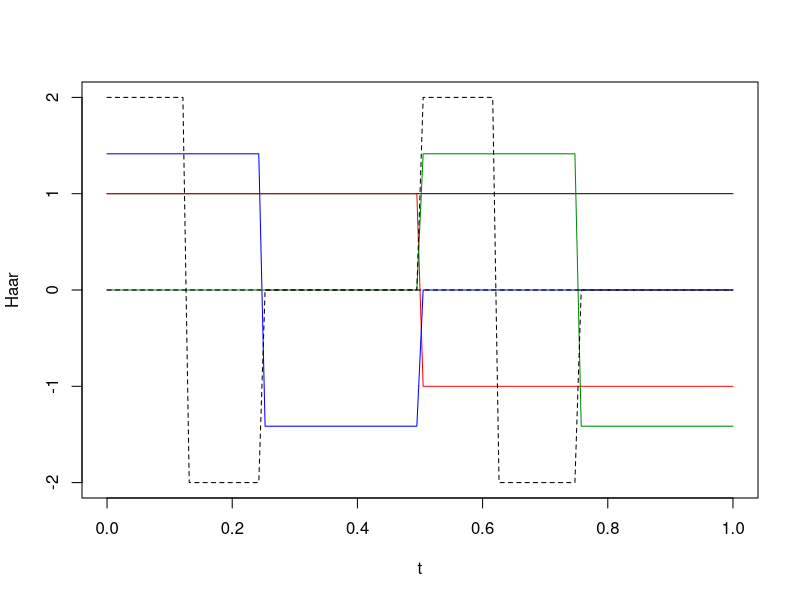
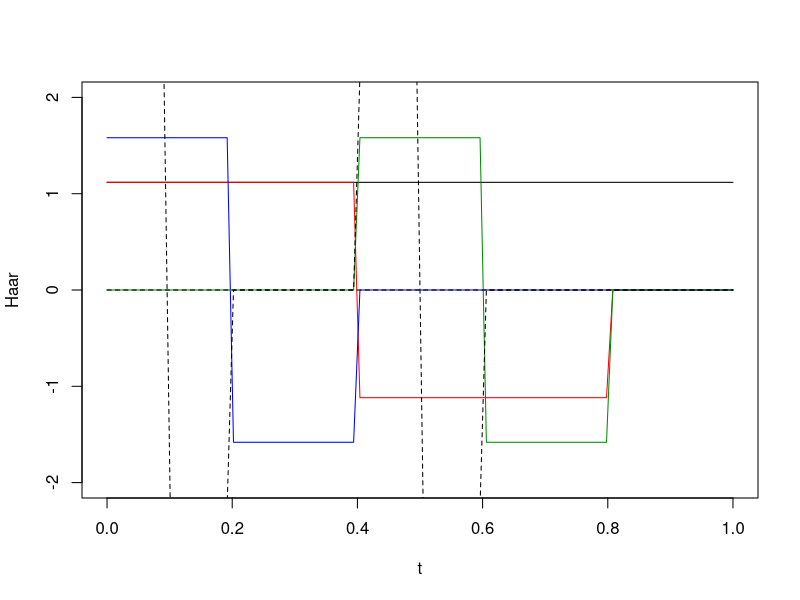
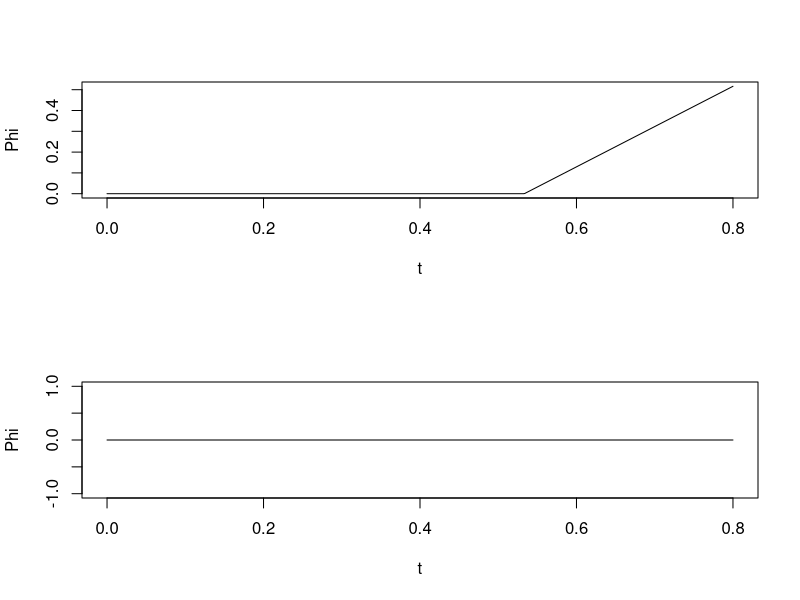
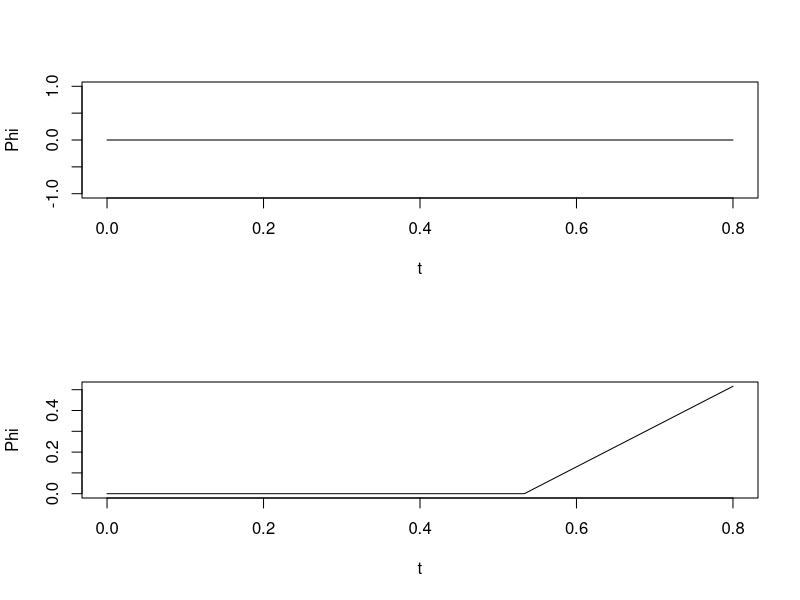
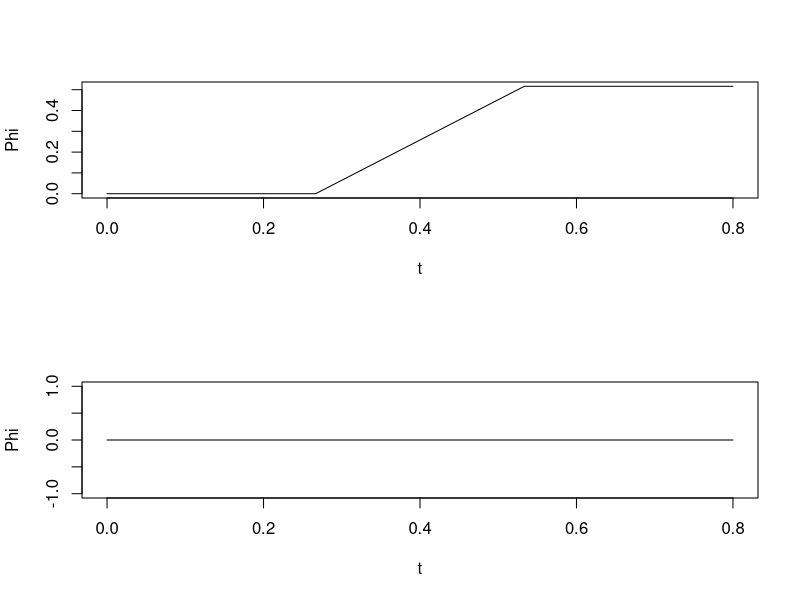
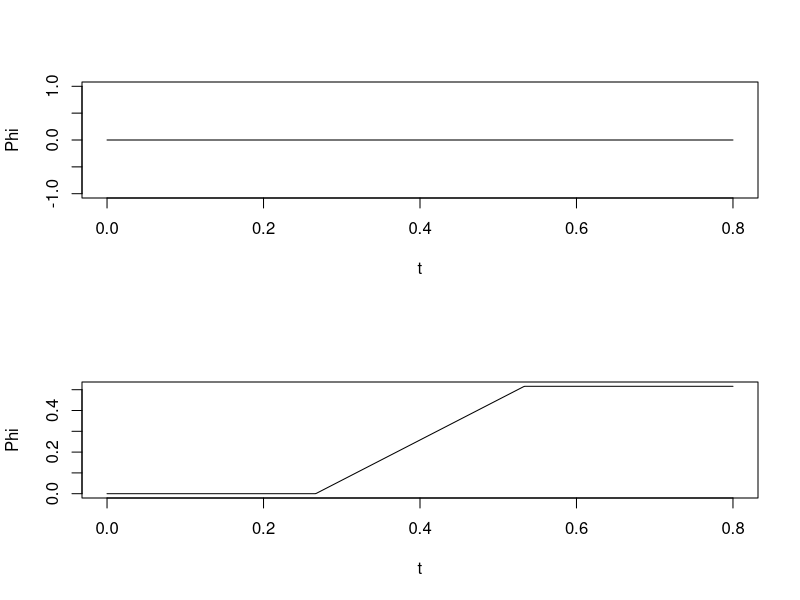
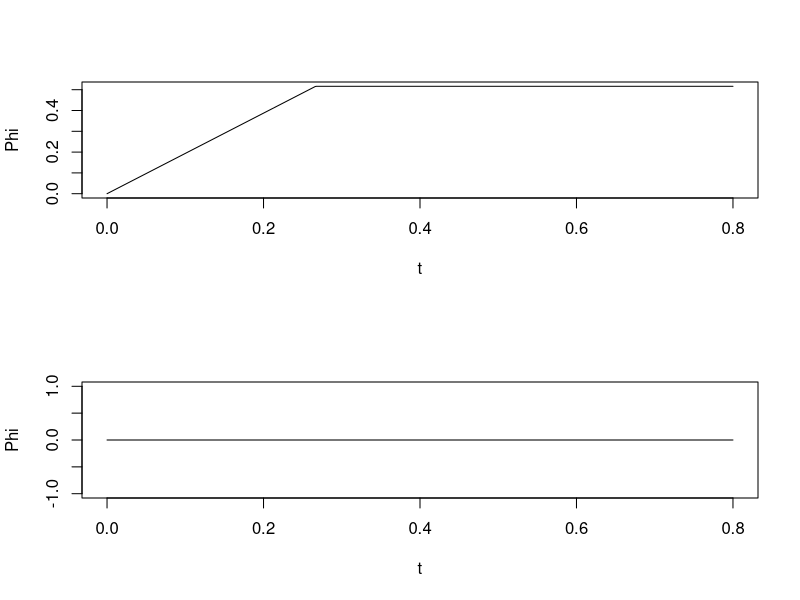
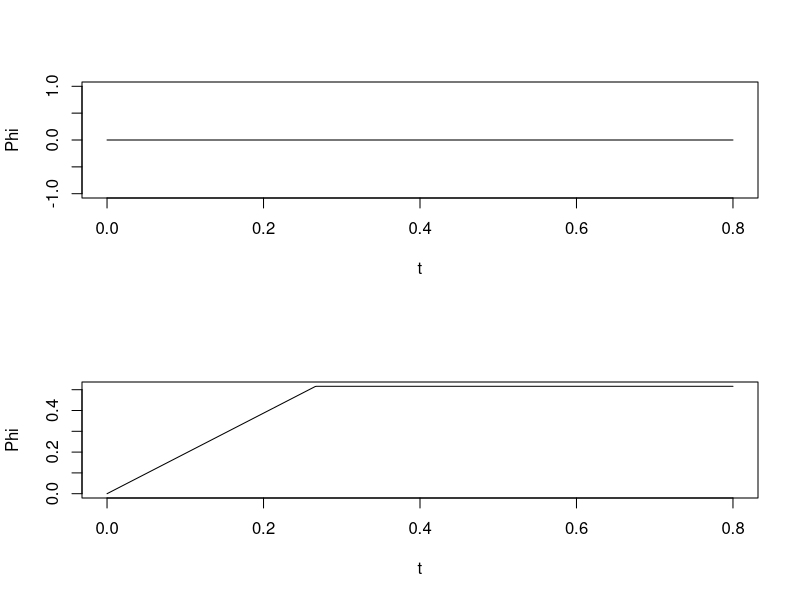

Write the R code that produced these figures, in order. (Note: this script raises an error after producing the figures.)
################################################################
## Haar basis
################################################################
## Testing the C++ code.

h_1_0 <- function(t){
  x <- 0 * t
  x[(t >= 0) & (t <= 0.5)] <- 1
  x[(t <= 1) & (t >= 0.5)] <- -1
  return(x)
}

h <- function(t,n,k){
  if(n == 0)
    x <- rep(1, length(t))
  else
    x <- 2^((n-1)/2) * h_1_0((2^(n-1)) * t - k)
  return(x)
}

t.grid <- seq(0, 1, length.out = 100)

plot(t.grid, h(t.grid, 0, 0), type = "l", xlab = "t", ylab = "Haar", col = "black", 
     ylim = c(-2, 2))
lines(t.grid, h(t.grid, 1, 0), lty = 1, col = "red")
lines(t.grid, h(t.grid, 2, 0), lty = 1, col = "blue")
lines(t.grid, h(t.grid, 2, 1), lty = 1, col = "green4")
lines(t.grid, h(t.grid, 3, 0), lty = 2, col = "black")
lines(t.grid, h(t.grid, 3, 2), lty = 2, col = "black")

h.scaled <- function(t, n, k, tMax) h(t/tMax, n, k) / sqrt(tMax)

plot(t.grid, h.scaled(t.grid, 0, 0, 0.8), type = "l", xlab = "t", ylab = "Haar", 
     col = "black", ylim = c(-2, 2))
lines(t.grid, h.scaled(t.grid, 1, 0, 0.8), lty = 1, col = "red")
lines(t.grid, h.scaled(t.grid, 2, 0, 0.8), lty = 1, col = "blue")
lines(t.grid, h.scaled(t.grid, 2, 1, 0.8), lty = 1, col = "green4")
lines(t.grid, h.scaled(t.grid, 3, 0, 0.8), lty = 2, col = "black")
lines(t.grid, h.scaled(t.grid, 3, 2, 0.8), lty = 2, col = "black")

integrate(function(t) h.scaled(t, 2, 1, 0.8)^2, lower = 0, upper = 0.8)

## Now define the Schauder basis (this is done to check the formula)!
schauder <- function(t, n, k, tMax){
  f <- function(s) h.scaled(s, n, k, tMax)
  return(integrate(f, lower = 0, upper = t)$value)
}

schauder.vec <- Vectorize(schauder, vectorize.args = "t")

schauder(0.3, 3, 1, 0.8)
schauder.vec(c(0.3, 0.6), 3, 1, 0.8)

## Generate the numbers needed for testing the C++ code.
tGrid <- seq(0, 0.8, by = 0.1)
lVec <- c(0, 1, 2)
out.val <- c()
for(l in lVec){
  for(j in seq(0, ceiling(2^(l-1))-1, by = 1)){
    out.val <- c(out.val, schauder.vec(tGrid, l, j, 0.8))
  }
}

options(scipen = 999)
out.val
options(scipen = 0)

## The full integrated basis function
tMax <- 0.8
K <- 3
dt <- tMax / K
iota2alpha <- function(iota){
  alpha <- rep(NA, 4)
  alpha[3] <- iota %% 2
  iota1 <- (iota - alpha[3]) %/% 2
  alpha[4] <- K - (iota1 %% K) - 1
  iota2 <- (iota1 - (K - alpha[4] - 1)) %/% K
  if(iota2 == 0){
    alpha[1] <- 0
    alpha[2] <- 0
  }
  else{
    alpha[1] <- floor(log2(iota2)) + 1
    alpha[2] <- iota2 - 2^(alpha[1] - 1)
  }
  return(alpha)
}

Phi <- function(t, iota, i){
  alpha <- iota2alpha(iota)
  ret <- rep(NA, length(t))
  if(alpha[3] != i){
    ret <- rep(0, length(t))
  } else{
    k <- alpha[4]
    ret[t < k*dt] <- 0
    ret[t > (k+1) * dt] <- schauder.vec(dt, alpha[1], alpha[2], dt)
    ret[((k*dt) <= t) & (t <= (k+1)*dt)] <- 
      schauder.vec(t[((k*dt) <= t) & (t <= (k+1)*dt)] - k*dt, alpha[1], alpha[2], dt)
  }
  return(ret)
}

plot.Phi <- function(iota){
  t <- seq(0, tMax, length.out = 500)
  par(mfrow = c(2,1))
  plot(t, Phi(t, iota, 0), type="l", ylab = "Phi")
  plot(t, Phi(t, iota, 1), type="l", ylab = "Phi")
}

for(i in 0:23)
  plot.Phi(i)

## Evaluate each of these guys on a grid of length 12
tGrid <- seq(0, tMax, length.out = 13)
f <- function(iota) c(Phi(tGrid, iota, 0), Phi(tGrid, iota, 1))
vals <- as.vector(sapply(0:23, f))
write(vals, file = "Phivals.txt", ncolumns = length(vals), sep = ", ")

## Generate Brownian motion
dB.generate <- function(M, i){
  dB1 <- matrix(0, nrow = M, ncol = length(tGrid)-1)
  for(iota in 0:(2*length(tGrid)-1)){
    dPhi <- Phi(tGrid[-1], iota, i) - Phi(tGrid[1:(length(tGrid)-1)], iota, i)
    dB1 <- dB1 + outer(rnorm(M), dPhi)
  }
  return(dB1)
}

M <- 1000000
dB1 <- dB.generate(M, 0)
cov1 <- cov(dB1)
cov1

## The same problem as in the C++ code.

## Now compute the theoretical covariance.
dB.covariance <- function(i){
  cov.dB <- matrix(0, nrow = length(tGrid)-1, ncol = length(tGrid)-1)
  for(iota in 0:(2*length(tGrid)-1)){
    dPhi <- Phi(tGrid[-1], iota, i) - Phi(tGrid[1:(length(tGrid)-1)], iota, i)
    cov.dB <- cov.dB + outer(dPhi, dPhi)
  }
  return(cov.dB)
}

cov1.infty <- dB.covariance(0)
cov1.infty

max(abs(cov1 - cov1.infty))
## Theory and practise agree. But I do not understand the theory?
## One problem is the correlation between dB[1] and dB[5]
## I have no idea why I need unlist below -> should be a vector!
sapply(0:23, function(iota) unlist(Phi(tGrid[2], iota, 0)) - 
         unlist(Phi(tGrid[1], iota, 0)))
sapply(0:23, function(iota) unlist(Phi(tGrid[6], iota, 0)) - 
         unlist(Phi(tGrid[5], iota, 0)))

###########################################################################
## Haar representation of the fBm
###########################################################################

## The shifted and scaled Haar functions, i.e. the derivative of Phi
phi <- function(t, iota, i){
  alpha <- iota2alpha(iota)
  ret <- rep(NA, length(t))
  if(alpha[3] != i){
    ret <- rep(0, length(t))
  } else{
    k <- alpha[4]
    ret[t < k*dt] <- 0
    ret[t > (k+1) * dt] <- 0
    ret[((k*dt) <= t) & (t <= (k+1)*dt)] <- 
      h.scaled(t[((k*dt) <= t) & (t <= (k+1)*dt)] - k*dt, alpha[1], alpha[2], dt)
  }
  return(ret)
}

plot.phi <- function(iota){
  t <- seq(0, tMax, length.out = 500)
  par(mfrow = c(2,1))
  plot(t, phi(t, iota, 0), type="l", ylab = "phi")
  plot(t, phi(t, iota, 1), type="l", ylab = "phi")
}

for(i in 0:23)
  plot.phi(i)

## The fractional kernel
ker <- function(t, s, H) {
  ret <- rep(0, length(s))
  ret[s - t < -1e-12] <- sqrt(2*H) * (t - s)^(H - 0.5)
  return(ret);
}

## Integrate the kernel against the Haar function
Phi.tilde <- function(t, H, iota){
  f <- function(tt) {
    g <- function(s) ker(tt, s, H) * phi(s, iota, 0)
    return(integrate(g, lower = 0, upper = tt, subdivisions = 5000L,
                     rel.tol = .Machine$double.eps^0.5/1000,
                     abs.tol = .Machine$double.eps^0.5/1000,
                     stop.on.error = FALSE)$value)
  }
  ret <- sapply(t, f)
  return(ret)
}

## Try it out
Phi.tilde(0.5, 0.07, 2)
Phi.tilde(c(0.2,0.5), 0.07, 2)

## Generate values of Phi.tilde for comparison with C++-code
## Evaluate each of these guys on a grid of length 12
tGrid <- seq(0, tMax, length.out = 13)
H <- 0.07
f <- function(iota) Phi.tilde(tGrid, H, iota)
vals <- as.vector(sapply(0:23, f))
write(vals, file = "Phitildevals.txt", ncolumns = length(vals), sep = ", ")

## These integrals seem to be inaccurate compared to the onses provided
## by Mathematica. Hence, we will now switch to the Mathemtica implementation
## to provide reference values.

########################################################################
## rBergomi for H = 1/2
########################################################################
## Pedestrian, independent implementation of rBergomi
## for the special case H = 0.5

Bergomi <- function(xi, eta, rho, expiry, strike, N, M){
  dt <- expiry/N
  rhobar <- sqrt(1 - rho^2)
  ## dW1[1,] is the first trajectory of the increment process
  dW1 <- matrix(sqrt(dt) * rnorm(N*M), ncol=N)
  dW2 <- matrix(sqrt(dt) * rnorm(N*M), ncol=N)
  t.grid <- seq(0, expiry, length.out = N+1)
  W1 <- cbind(0,t(apply(dW1, 1, cumsum)))
  ## v; the strange t(...t(...)) form is needed for broadcasting
  v <- xi * exp(t(eta * t(W1) - 0.5 * eta^2 * t.grid))
  ## Euler scheme for X = log(S)
  X <- rep(0, M)
  for(n in 1:N)
    X <- X - 0.5 * v[,n] * dt + sqrt(v[,n]) * (rho * dW1[,n] + rhobar * dW2[,n])
  S <- exp(X)
  payoff <- (S - strike) * (S > strike)
  return(list(price = mean(payoff), stat = sd(payoff)/sqrt(M)))
}

xi <- 0.04
eta <- 1.9
rho <- -0.9
expiry <- 0.8
strike <- 0.95
N <- 1000
M <- 100000

ret <- Bergomi(xi, eta, rho, expiry, strike, N, M)